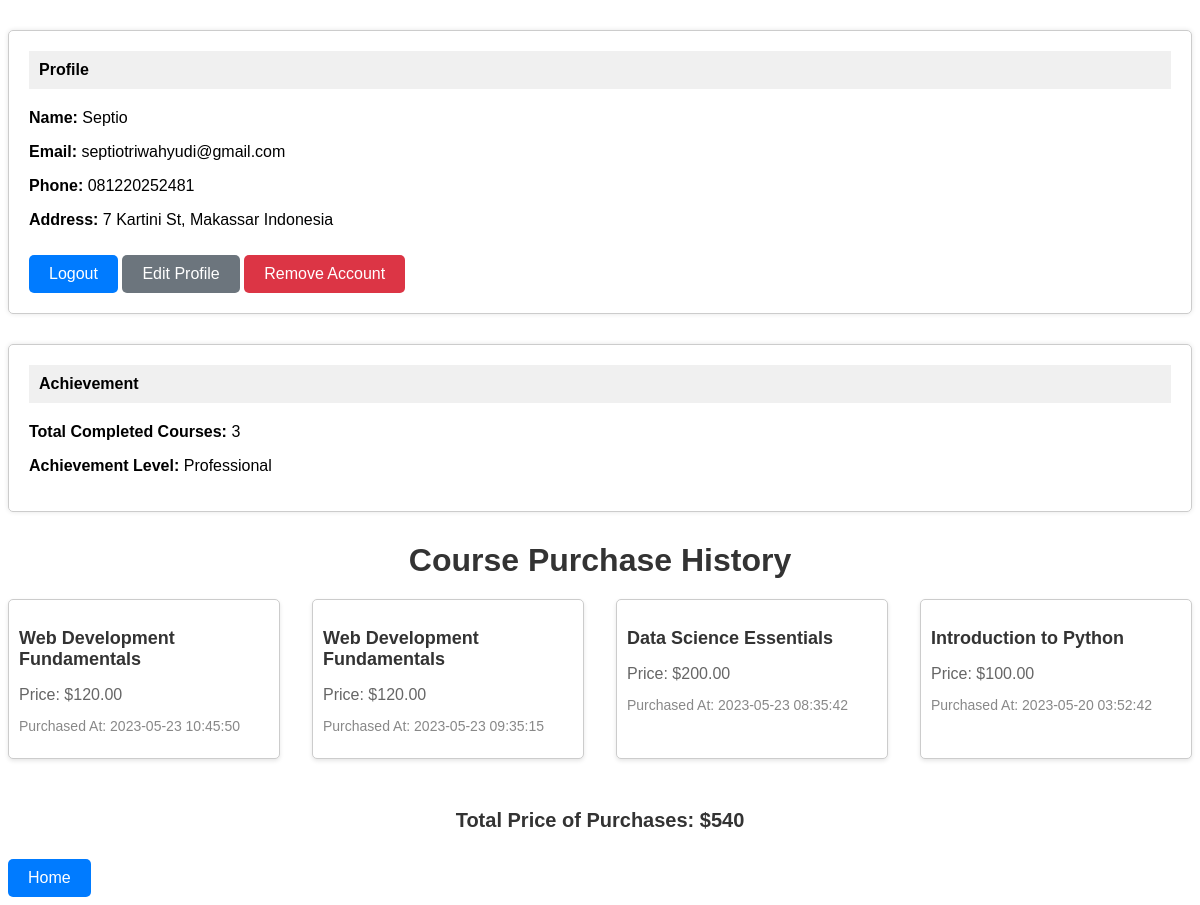
Screenshot of /user/profile.php (signed in) with the database file from the repository.
### tables this page shows
CREATE TABLE IF NOT EXISTS `users` (
  `id` int UNSIGNED NOT NULL AUTO_INCREMENT,
  `name` varchar(255) NOT NULL,
  `email` varchar(255) NOT NULL,
  `phone` varchar(20) NOT NULL,
  `address` varchar(255) NOT NULL,
  `password` varchar(255) NOT NULL,
  PRIMARY KEY (`id`)
);

CREATE TABLE IF NOT EXISTS `order_detail` (
  `id` int NOT NULL AUTO_INCREMENT,
  `user_id` int NOT NULL,
  `payment_method` varchar(255) NOT NULL,
  `paid_at` datetime NOT NULL,
  `amount` decimal(10,2) NOT NULL,
  `course_id` int DEFAULT NULL,
  PRIMARY KEY (`id`),
  KEY `fk_user_order` (`user_id`),
  KEY `fk_order_course` (`course_id`)
);

CREATE TABLE IF NOT EXISTS `courses` (
  `id` int NOT NULL AUTO_INCREMENT,
  `title` varchar(255) NOT NULL,
  `description` text,
  `price` decimal(10,2) NOT NULL DEFAULT '0.00',
  `thumbnail` blob,
  PRIMARY KEY (`id`)
);

### user/profile.php (the view, shortened to what this page needs)
<?php
    require '../connection.php';
    $user_id = $_SESSION['user_id'];
    $query = "SELECT * FROM users WHERE id='$user_id'";
    $result = mysqli_query($conn, $query);
    $user = mysqli_fetch_assoc($result);
    $query = "SELECT COUNT(*) AS num_completed_courses FROM enrollments WHERE user_id='$user_id' AND progress=100";
    $result = mysqli_query($conn, $query);
    $completed_courses = mysqli_fetch_assoc($result)['num_completed_courses'];
    $achievement_level = '';
    if ($completed_courses == 1) {
        $achievement_level = 'Intermediate';
    } elseif ($completed_courses >= 2) {
        $achievement_level = 'Professional';
    } elseif ($completed_courses > 2) {
        $achievement_level = 'Expert';
    }
    $query = "SELECT courses.title, courses.price, order_detail.paid_at
              FROM order_detail
              JOIN courses ON order_detail.course_id = courses.id
              WHERE order_detail.user_id='$user_id'
              ORDER BY order_detail.paid_at DESC";
    $result = mysqli_query($conn, $query);
?>
<!DOCTYPE html>
<html>
<head>
    <link rel="stylesheet" href="../css/user/profile.css">
</head>
<body>
    <div class="container">
        <div class="row justify-content-center">
            <div class="col-md-6">
                <div class="card">
                    <div class="card-header">Profile</div>
                    <div class="card-body">
                        <p><strong>Name:</strong> <?php echo $user['name']; ?></p>
                        <p><strong>Email:</strong> <?php echo $user['email']; ?></p>
                        <p><strong>Phone:</strong> <?php echo $user['phone']; ?></p>
                        <p><strong>Address:</strong> <?php echo $user['address']; ?></p>
                        <a href="logout.php" class="btn btn-primary">Logout</a>
                        <a href="edit_profile.php" class="btn btn-secondary">Edit Profile</a>
                        <a href="remove_account.php" class="btn btn-third custom-btn">Remove Account</a>
                    </div>
                </div>
            </div>
        </div>
    </div>
    <div class="container">
        <div class="row justify-content-center">
            <div class="col-md-6">
                <div class="card">
                    <div class="card-header">Achievement</div>
                    <div class="card-body">
                        <p><strong>Total Completed Courses:</strong> <?php echo $completed_courses; ?></p>
                        <p><strong>Achievement Level:</strong> <?php echo $achievement_level; ?></p>
                    </div>
                </div>
            </div>
        </div>
    </div>
    <div class="container">
        <h1>Course Purchase History</h1>
        <?php if (mysqli_num_rows($result) > 0) { ?>
            <div class="course-cards">
                <?php while ($row = mysqli_fetch_assoc($result)) { ?>
                    <div class="course-card">
                        <h3 class="course-title"><?php echo $row['title']; ?></h3>
                        <p class="course-price">Price: $<?php echo $row['price']; ?></p>
                        <p class="course-purchase-date">Purchased At: <?php echo $row['paid_at']; ?></p>
                    </div>
                <?php } ?>
            </div>
        <?php } else { ?>
            <p>No courses found.</p>
        <?php } ?>
        <?php
            $result = mysqli_query($conn, $query);
            $total_price = 0;
            while ($row = mysqli_fetch_assoc($result)) {
                $total_price += $row['price'];
            }
        ?>
        <h2 class="total-price">Total Price of Purchases: $<?php echo $total_price; ?></h2>
    </div>
    <a href="../index.php" class="btn btn-home">Home</a>
</body>
</html>

### css/user/profile.css (style rules this page uses)
body { font-family: Arial, sans-serif; }
.container { margin-top: 30px; }
.card { padding: 20px; border: 1px solid #ccc; border-radius: 5px; box-shadow: 0 0 5px rgba(0, 0, 0, 0.1); }
.card-header { background-color: #f0f0f0; padding: 10px; font-weight: bold; }
.card-body { margin-top: 20px; }
.btn { display: inline-block; padding: 10px 20px; margin-top: 10px; text-decoration: none; color: #fff; background-color: #007bff; border: none; border-radius: 5px; cursor: pointer; }
.btn-primary { background-color: #007bff; }
.btn-home { background-color: #007bff; }
.btn-secondary { background-color: #6c757d; }
.btn-third { background-color: #dc3545; }
.custom-btn { margin-right: 10px; }
h1 { text-align: center; margin-bottom: 20px; color: #333; }
.course-cards { display: flex; flex-wrap: wrap; justify-content: space-between; }
.course-card { width: 250px; border: 1px solid #ccc; border-radius: 5px; padding: 10px; margin-bottom: 20px; background-color: #fff; box-shadow: 0 2px 4px rgba(0, 0, 0, 0.1); transition: transform 0.3s ease-in-out; }
.course-title { font-size: 18px; font-weight: bold; margin-bottom: 10px; color: #333; }
.course-price { font-size: 16px; margin-bottom: 5px; color: #666; }
.course-purchase-date { font-size: 14px; color: #888; }
.total-price { text-align: center; margin-top: 30px; font-weight: bold; font-size: 20px; color: #333; }

### rows the page displays
users: name "Septio", email "septiotriwahyudi@gmail.com", phone "081220252481", address "7 Kartini St, Makassar Indonesia"
order_detail: course.title "Web Development Fundamentals", course.price "120.00", paid_at "2023-05-23 10:45:50"
order_detail: course.title "Web Development Fundamentals", course.price "120.00", paid_at "2023-05-23 09:35:15"
order_detail: course.title "Data Science Essentials", course.price "200.00", paid_at "2023-05-23 08:35:42"
order_detail: course.title "Introduction to Python", course.price "100.00", paid_at "2023-05-20 03:52:42"

### other values shown
$completed_courses "3"
$achievement_level "Professional"
$total_price "540"
